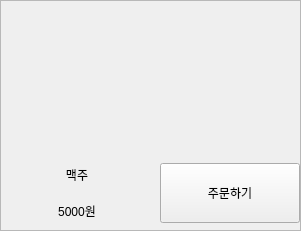
            <widget class="QFrame" name="frame_20">
             <property name="minimumSize">
              <size>
               <width>301</width>
               <height>231</height>
              </size>
             </property>
             <property name="maximumSize">
              <size>
               <width>301</width>
               <height>231</height>
              </size>
             </property>
             <property name="frameShape">
              <enum>QFrame::StyledPanel</enum>
             </property>
             <property name="frameShadow">
              <enum>QFrame::Raised</enum>
             </property>
             <widget class="QWidget" name="verticalLayoutWidget_24">
              <property name="geometry">
               <rect>
                <x>0</x>
                <y>0</y>
                <width>302</width>
                <height>228</height>
               </rect>
              </property>
              <layout class="QVBoxLayout" name="verticalLayout_53">
               <item>
                <widget class="QLabel" name="label_77">
                 <property name="minimumSize">
                  <size>
                   <width>300</width>
                   <height>150</height>
                  </size>
                 </property>
                 <property name="maximumSize">
                  <size>
                   <width>300</width>
                   <height>150</height>
                  </size>
                 </property>
                 <property name="text">
                  <string/>
                 </property>
                 <property name="pixmap">
                  <pixmap>../img/맥주.jpg</pixmap>
                 </property>
                 <property name="scaledContents">
                  <bool>true</bool>
                 </property>
                </widget>
               </item>
               <item>
                <layout class="QHBoxLayout" name="horizontalLayout_27">
                 <item>
                  <layout class="QVBoxLayout" name="verticalLayout_54">
                   <item>
                    <widget class="QLabel" name="label_78">
                     <property name="minimumSize">
                      <size>
                       <width>150</width>
                       <height>30</height>
                      </size>
                     </property>
                     <property name="maximumSize">
                      <size>
                       <width>150</width>
                       <height>30</height>
                      </size>
                     </property>
                     <property name="layoutDirection">
                      <enum>Qt::LeftToRight</enum>
                     </property>
                     <property name="text">
                      <string>맥주</string>
                     </property>
                     <property name="alignment">
                      <set>Qt::AlignCenter</set>
                     </property>
                    </widget>
                   </item>
                   <item>
                    <widget class="QLabel" name="label_79">
                     <property name="minimumSize">
                      <size>
                       <width>150</width>
                       <height>30</height>
                      </size>
                     </property>
                     <property name="maximumSize">
                      <size>
                       <width>150</width>
                       <height>30</height>
                      </size>
                     </property>
                     <property name="text">
                      <string>5000원</string>
                     </property>
                     <property name="alignment">
                      <set>Qt::AlignCenter</set>
                     </property>
                    </widget>
                   </item>
                  </layout>
                 </item>
                 <item>
                  <widget class="QPushButton" name="selectButton_17">
                   <property name="minimumSize">
                    <size>
                     <width>140</width>
                     <height>60</height>
                    </size>
                   </property>
                   <property name="maximumSize">
                    <size>
                     <width>140</width>
                     <height>60</height>
                    </size>
                   </property>
                   <property name="styleSheet">
                    <string notr="true">QPushButton:pressed {
    background-color: grey;  /* 버튼을 눌렀을 때 배경색 */
    color: white;            /* 버튼을 눌렀을 때 글자색 */
}</string>
                   </property>
                   <property name="text">
                    <string>주문하기</string>
                   </property>
                  </widget>
                 </item>
                </layout>
               </item>
              </layout>
             </widget>
            </widget>
